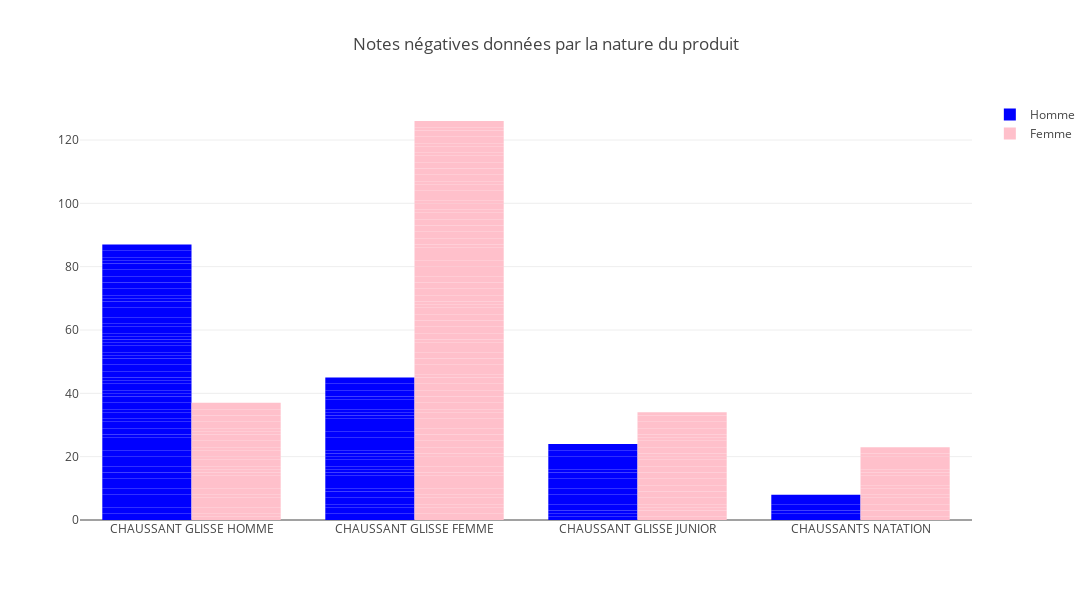

Notebook source saved alongside this figure:
### Code cell
df_tongs = df_note[df_note['nature']=='Tongs']
import plotly.graph_objects as go

# Couleur personnalisée pour les barres
couleur_bars = 'rgba(0, 0, 128, 1)'  # Bleu foncé

# Créer la figure en utilisant les données correctes
fig = go.Figure(
    data=[
        go.Bar(
            x=df_tongs[df_tongs["sexe"] == "H"]["famille"],  # Nature pour le sexe "H"
            y=df_tongs[df_tongs["sexe"] == "H"]["note"],    # Notes pour le sexe "H"
            marker=dict(color='blue'),  # Couleur pour le sexe "H"
            name='Homme'  # Légende pour le sexe "H"
        ),
        go.Bar(
            x=df_tongs[df_tongs["sexe"] == "F"]["famille"],  # Nature pour le sexe "F"
            y=df_tongs[df_tongs["sexe"] == "F"]["note"],    # Notes pour le sexe "F"
            marker=dict(color='pink'),  # Couleur pour le sexe "F"
            name='Femme'  # Légende pour le sexe "F"
        )
    ],
    layout=go.Layout(
        title=go.layout.Title(text="Notes négatives données par la nature du produit"),
        plot_bgcolor='white',  # Couleur de fond en blanc
        width=1100,  # Largeur de la figure en pixels
        height=600,  # Hauteur de la figure en pixels
        barmode='group'  # Mode de groupage des barres
    )
)

fig.show()

### Figure 1 — Plotly figure (JSON) as saved in the notebook; plotly's stock layout.template omitted (floating-point values rounded to 4 significant figures; data arrays with more than 128 entries replaced by an {"elided": "..."} marker saying what was removed)
{"data": [{"marker": {"color": "blue"}, "name": "Homme", "type": "bar", "x": ["CHAUSSANT GLISSE HOMME", "CHAUSSANT GLISSE FEMME", "CHAUSSANT GLISSE FEMME", "CHAUSSANT GLISSE HOMME", "CHAUSSANT GLISSE FEMME", "CHAUSSANT GLISSE JUNIOR", "CHAUSSANT GLISSE HOMME", "CHAUSSANT GLISSE FEMME", "CHAUSSANT GLISSE HOMME", "CHAUSSANT GLISSE HOMME", "CHAUSSANT GLISSE FEMME", "CHAUSSANT GLISSE HOMME", "CHAUSSANT GLISSE HOMME", "CHAUSSANT GLISSE FEMME", "CHAUSSANT GLISSE FEMME", "CHAUSSANT GLISSE HOMME", "CHAUSSANTS NATATION", "CHAUSSANT GLISSE FEMME", "CHAUSSANT GLISSE HOMME", "CHAUSSANT GLISSE HOMME", "CHAUSSANT GLISSE FEMME", "CHAUSSANT GLISSE HOMME", "CHAUSSANT GLISSE FEMME", "CHAUSSANTS NATATION", "CHAUSSANT GLISSE FEMME", "CHAUSSANT GLISSE FEMME", "CHAUSSANT GLISSE HOMME", "CHAUSSANT GLISSE HOMME", "CHAUSSANT GLISSE JUNIOR", "CHAUSSANT GLISSE HOMME", "CHAUSSANT GLISSE HOMME", "CHAUSSANT GLISSE HOMME", "CHAUSSANT GLISSE FEMME", "CHAUSSANT GLISSE FEMME", "CHAUSSANT GLISSE HOMME", "CHAUSSANT GLISSE JUNIOR", "CHAUSSANT GLISSE HOMME", "CHAUSSANT GLISSE FEMME", "CHAUSSANT GLISSE HOMME", "CHAUSSANT GLISSE JUNIOR", "CHAUSSANT GLISSE FEMME", "CHAUSSANT GLISSE FEMME", "CHAUSSANT GLISSE JUNIOR", "CHAUSSANT GLISSE HOMME", "CHAUSSANT GLISSE HOMME", "CHAUSSANT GLISSE HOMME", "CHAUSSANT GLISSE HOMME", "CHAUSSANT GLISSE HOMME", "CHAUSSANT GLISSE HOMME", "CHAUSSANT GLISSE HOMME", "CHAUSSANT GLISSE FEMME", "CHAUSSANTS NATATION", "CHAUSSANT GLISSE JUNIOR", "CHAUSSANT GLISSE HOMME", "CHAUSSANT GLISSE FEMME", "CHAUSSANT GLISSE JUNIOR", "CHAUSSANT GLISSE HOMME", "CHAUSSANT GLISSE HOMME", "CHAUSSANT GLISSE HOMME", "CHAUSSANT GLISSE FEMME", "CHAUSSANT GLISSE HOMME", "CHAUSSANT GLISSE FEMME", "CHAUSSANT GLISSE JUNIOR", "CHAUSSANT GLISSE JUNIOR", "CHAUSSANT GLISSE HOMME", "CHAUSSANT GLISSE JUNIOR", "CHAUSSANT GLISSE HOMME", "CHAUSSANTS NATATION", "CHAUSSANT GLISSE FEMME", "CHAUSSANT GLISSE FEMME", "CHAUSSANT GLISSE HOMME", "CHAUSSANT GLISSE JUNIOR", "CHAUSSANT GLISSE FEMME", "CHAUSSANT GLISSE FEMME", "CHAUSSANT GLISSE FEMME", "CHAUSSANT GLISSE HOMME", "CHAUSSANT GLISSE HOMME", "CHAUSSANT GLISSE HOMME", "CHAUSSANT GLISSE JUNIOR", "CHAUSSANT GLISSE HOMME", "CHAUSSANT GLISSE JUNIOR", "CHAUSSANT GLISSE HOMME", "CHAUSSANT GLISSE FEMME", "CHAUSSANT GLISSE HOMME", "CHAUSSANT GLISSE HOMME", "CHAUSSANT GLISSE HOMME", "CHAUSSANT GLISSE HOMME", "CHAUSSANT GLISSE HOMME", "CHAUSSANT GLISSE HOMME", "CHAUSSANT GLISSE HOMME", "CHAUSSANT GLISSE HOMME", "CHAUSSANT GLISSE HOMME", "CHAUSSANT GLISSE FEMME", "CHAUSSANT GLISSE FEMME", "CHAUSSANT GLISSE HOMME", "CHAUSSANT GLISSE HOMME", "CHAUSSANT GLISSE HOMME", "CHAUSSANT GLISSE HOMME", "CHAUSSANTS NATATION", "CHAUSSANT GLISSE HOMME", "CHAUSSANT GLISSE HOMME", "CHAUSSANT GLISSE JUNIOR", "CHAUSSANT GLISSE HOMME", "CHAUSSANT GLISSE HOMME", "CHAUSSANT GLISSE HOMME", "CHAUSSANT GLISSE FEMME", "CHAUSSANT GLISSE FEMME", "CHAUSSANT GLISSE JUNIOR"], "y": [2, 2, 2, 2, 1, 1, 2, 2, 2, 2, 2, 2, 1, 1, 2, 2, 2, 2, 2, 1, 1, 2, 1, 1, 1, 1, 2, 2, 1, 2, 1, 2, 1, 1, 2, 1, 1, 1, 2, 2, 1, 2, 1, 1, 1, 1, 2, 1, 1, 1, 2, 2, 2, 1, 2, 2, 1, 1, 2, 2, 2, 2, 2, 1, 2, 2, 1, 1, 1, 1, 1, 1, 1, 1, 2, 2, 1, 1, 2, 1, 2, 1, 1, 2, 1, 2, 2, 1, 2, 1, 1, 1, 2, 1, 1, 2, 2, 2, 2, 2, 1, 2, 1, 2, 2, 1, 2, 2]}, {"marker": {"color": "pink"}, "name": "Femme", "type": "bar", "x": {"elided": "136 str values"}, "y": {"elided": "136 int values"}}], "layout": {"barmode": "group", "height": 600, "plot_bgcolor": "white", "title": {"text": "Notes négatives données par la nature du produit"}, "width": 1100}}
